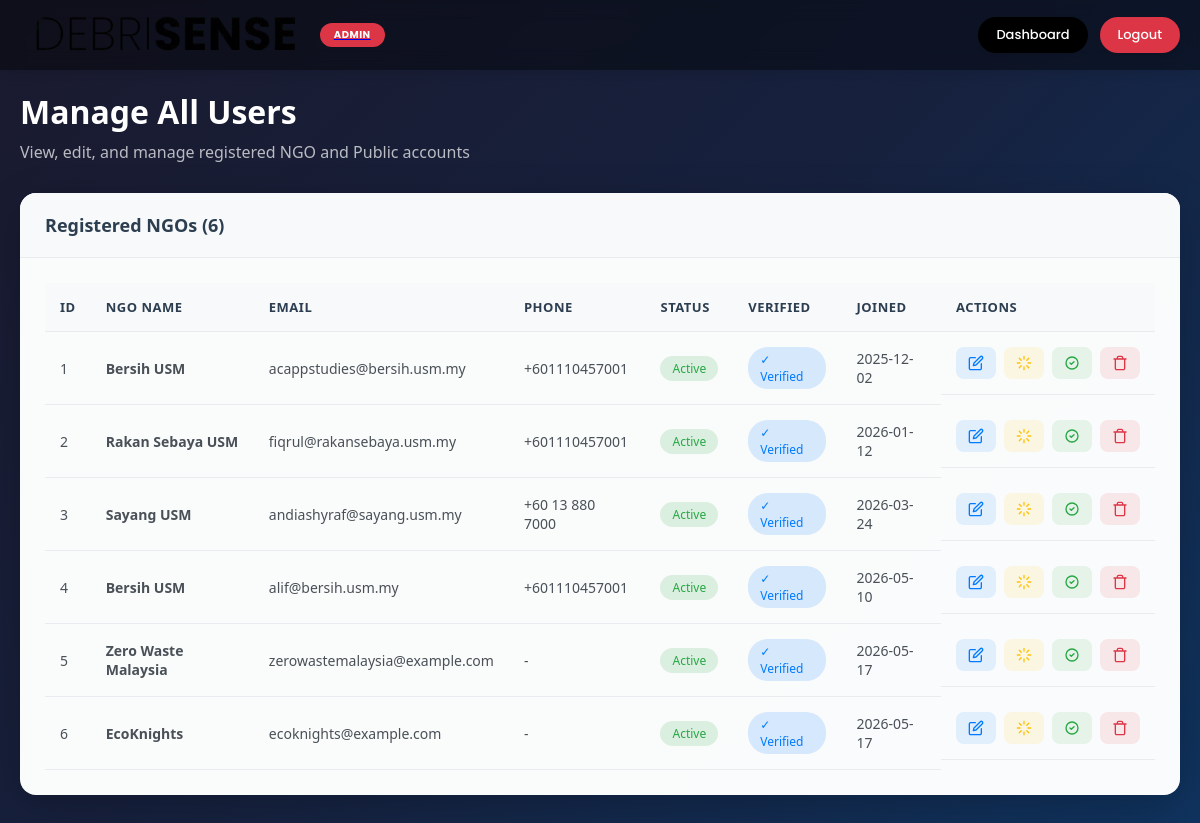
Screenshot of /admin/users (signed in) with the database file from the repository.
### models.py (models this page shows, shortened)
class User(UserMixin, db.Model):
    __tablename__ = 'users'
    id = db.Column(db.Integer, primary_key=True)
    email = db.Column(db.String(150), unique=True, nullable=False, index=True)
    password_hash = db.Column(db.String(256), nullable=False)
    ngo_name = db.Column(db.String(150), nullable=False)
    phone = db.Column(db.String(20), nullable=True)
    address = db.Column(db.Text, nullable=True)
    profile_image = db.Column(db.String(255), nullable=True, default='default_profile.png')
    is_active = db.Column(db.Boolean, default=True)
    is_verified = db.Column(db.Boolean, default=False)
    created_at = db.Column(db.DateTime, default=datetime.utcnow)
    updated_at = db.Column(db.DateTime, default=datetime.utcnow, onupdate=datetime.utcnow)

### app.py (the view)
@app.route('/admin/users')
@admin_required
def admin_users():
    users = User.query.all()
    return render_template('admin_users.html', users=users, admin=current_user)

### app.py (called while the page is built)
@login_manager.user_loader
def load_user(user_id):
    if user_id.startswith('admin_'):
        admin_id = int(user_id.replace('admin_', ''))
        return Admin.query.get(admin_id)
    elif user_id.startswith('user_'):
        ngo_id = int(user_id.replace('user_', ''))
        return User.query.get(ngo_id)
    return None

def admin_required(f):
    @wraps(f)
    def decorated_function(*args, **kwargs):
        if not current_user.is_authenticated:
            flash('Please log in as admin to access this page.', 'warning')
            return redirect(url_for('admin_login'))
        if not isinstance(current_user, Admin):
            flash('Access denied. Admin privileges required.', 'error')
            return redirect(url_for('index'))
        return f(*args, **kwargs)
    return decorated_function

### templates/admin_users.html (shortened to what this page needs)
<!DOCTYPE html>
<html lang="en">
<head>
    <link rel="stylesheet" href="{{ url_for('static', filename='css/style.css') }}">
    <link rel="stylesheet" href="{{ url_for('static', filename='css/admin.css') }}">
    <link rel="stylesheet" href="{{ url_for('static', filename='css/admin_pages.css') }}">
</head>
<body class="admin-page">
    <nav class="navbar admin-navbar">
        <div class="navbar-container">
            <a href="{{ url_for('admin_dashboard') }}" class="navbar-logo">
                <img src="{{ url_for('static', filename='img/debrisenseLogo.png') }}" alt="DebriSense Logo">
                <span class="admin-badge">ADMIN</span>
            </a>
            <div class="navbar-actions">
                <a href="{{ url_for('admin_dashboard') }}" class="navbar-btn">Dashboard</a>
                <a href="{{ url_for('admin_logout') }}" class="navbar-btn logout-btn">Logout</a>
            </div>
        </div>
    </nav>
    <main class="admin-content">
        <div class="admin-container">
            <div class="page-header">
                <h1>Manage All Users</h1>
                <p>View, edit, and manage registered NGO and Public accounts</p>
            </div>
            <div class="admin-card">
                <div class="card-header">
                    <h2>Registered NGOs ({{ users|length }})</h2>
                </div>
                <div class="card-body">
                    {% if users %}
                    <div class="table-responsive">
                        <table class="admin-table">
                            <thead>
                                <tr>
                                    <th>ID</th>
                                    <th>NGO Name</th>
                                    <th>Email</th>
                                    <th>Phone</th>
                                    <th>Status</th>
                                    <th>Verified</th>
                                    <th>Joined</th>
                                    <th>Actions</th>
                                </tr>
                            </thead>
                            <tbody>
                                {% for user in users %}
                                <tr data-user-id="{{ user.id }}">
                                    <td>{{ user.id }}</td>
                                    <td>
                                        <strong>{{ user.ngo_name }}</strong>
                                    </td>
                                    <td>{{ user.email }}</td>
                                    <td>{{ user.phone or '-' }}</td>
                                    <td>
                                        <span class="status-badge {{ 'active' if user.is_active else 'inactive' }}">
                                            {{ 'Active' if user.is_active else 'Inactive' }}
                                        </span>
                                    </td>
                                    <td>
                                        <span class="status-badge {{ 'verified' if user.is_verified else 'unverified' }}">
                                            {{ '✓ Verified' if user.is_verified else 'Pending' }}
                                        </span>
                                    </td>
                                    <td>{{ user.created_at.strftime('%Y-%m-%d') if user.created_at else 'N/A' }}</td>
                                    <td class="actions-cell">
                                        <button class="action-btn edit-btn" onclick="openEditModal({{ user.id }}, '{{ user.ngo_name }}', '{{ user.phone or '' }}', '{{ user.address or '' }}', {{ 'true' if user.is_active else 'false' }}, {{ 'true' if user.is_verified else 'false' }})">
                                        </button>
                                        <button class="action-btn toggle-btn" onclick="toggleUserStatus({{ user.id }})">
                                            <svg viewBox="0 0 24 24" fill="none"><path d="M12 2V6M12 18V22M4.93 4.93L7.76 7.76M16.24 16.24L19.07 19.07M2 12H6M18 12H22M4.93 19.07L7.76 16.24M16.24 7.76L19.07 4.93" stroke="currentColor" stroke-width="2" stroke-linecap="round" stroke-linejoin="round"/></svg>
                                        </button>
                                        <button class="action-btn verify-btn" onclick="toggleUserVerify({{ user.id }})">
                                            <svg viewBox="0 0 24 24" fill="none"><path d="M9 12L11 14L15 10M21 12C21 16.9706 16.9706 21 12 21C7.02944 21 3 16.9706 3 12C3 7.02944 7.02944 3 12 3C16.9706 3 21 7.02944 21 12Z" stroke="currentColor" stroke-width="2" stroke-linecap="round" stroke-linejoin="round"/></svg>
                                        </button>
                                        <button class="action-btn delete-btn" onclick="deleteUser({{ user.id }}, '{{ user.ngo_name }}')">
                                        </button>
                                    </td>
                                </tr>
                                {% endfor %}
                            </tbody>
                        </table>
                    </div>
                    {% endif %}
                </div>
            </div>
        </div>
    </main>
</body>
</html>

### static/css/style.css (style rules this page uses)
* { margin: 0; padding: 0; box-sizing: border-box; }
html, body { min-height: 100%; width: 100%; font-family: 'Segoe UI', Tahoma, Geneva, Verdana, sans-serif; overflow-x: hidden; }
html:not(:has(#map)), body:not(:has(#map)) { overflow-y: auto; }
.navbar { position: fixed; top: 0; left: 0; width: 100%; height: 70px; background: rgba(255, 255, 255, 0.95); box-shadow: 0 2px 10px rgba(0, 0, 0, 0.1); z-index: 1000; -webkit-backdrop-filter: blur(10px); backdrop-filter: blur(10px); }
.navbar-container { display: flex; align-items: center; justify-content: space-between; height: 100%; padding: 0 20px; max-width: 100%; }
.navbar-logo { display: flex; align-items: center; }
.navbar-logo img { height: 50px; width: auto; object-fit: contain; }
.navbar-btn { background-color: #000000; color: #ffffff; font-family: 'Poppins', sans-serif; font-size: 14px; font-weight: 500; padding: 12px 28px; border: none; border-radius: 50px; cursor: pointer; transition: all 0.3s ease; box-shadow: 0 2px 8px rgba(0, 0, 0, 0.15); text-decoration: none; display: inline-flex; align-items: center; justify-content: center; }

### static/css/admin.css (style rules this page uses)
.admin-badge { display: inline-block; background: #dc3545; color: white; font-size: 10px; font-weight: 700; padding: 4px 14px; border-radius: 20px; margin-left: 10px; font-family: 'Poppins', sans-serif; letter-spacing: 0.5px; }
.navbar-actions { display: flex; gap: 12px; align-items: center; }
.navbar-actions .navbar-btn { font-size: 13px; padding: 8px 18px; }
.logout-btn { background-color: #dc3545 !important; }
.action-btn { width: 100%; background: #000000; color: white; border: none; padding: 10px 20px; border-radius: 8px; font-family: 'Poppins', sans-serif; font-weight: 500; cursor: pointer; transition: all 0.3s ease; }

### static/css/admin_pages.css (style rules this page uses)
.admin-page { background: linear-gradient(135deg, #1a1a2e 0%, #16213e 50%, #0f3460 100%); min-height: 100vh; }
.admin-navbar { background: rgba(0, 0, 0, 0.4) !important; -webkit-backdrop-filter: blur(10px); backdrop-filter: blur(10px); }
.admin-content { padding-top: 90px; padding-bottom: 40px; }
.admin-container { max-width: 1200px; margin: 0 auto; padding: 0 20px; }
.page-header { margin-bottom: 30px; }
.page-header h1 { font-size: 32px; font-weight: 700; color: white; margin-bottom: 8px; }
.page-header p { color: rgba(255, 255, 255, 0.7); font-size: 16px; }
.admin-card { background: rgba(255, 255, 255, 0.98); border-radius: 16px; box-shadow: 0 10px 40px rgba(0, 0, 0, 0.2); margin-bottom: 30px; overflow: hidden; }
.card-header { display: flex; justify-content: space-between; align-items: center; padding: 20px 25px; border-bottom: 1px solid #e9ecef; background: #f8f9fa; }
.card-header h2 { font-size: 18px; font-weight: 600; color: #2c3e50; margin: 0; }
.card-body { padding: 25px; }
.table-responsive { overflow-x: auto; }
.admin-table { width: 100%; border-collapse: collapse; }
.admin-table th, .admin-table td { padding: 15px; text-align: left; border-bottom: 1px solid #e9ecef; }
.admin-table th { font-weight: 600; color: #2c3e50; background: #f8f9fa; font-size: 13px; text-transform: uppercase; letter-spacing: 0.5px; }
.admin-table td { font-size: 14px; color: #495057; }
.status-badge { display: inline-block; padding: 4px 12px; border-radius: 20px; font-size: 12px; font-weight: 500; }
.status-badge.active { background: rgba(40, 167, 69, 0.15); color: #28a745; }
.status-badge.verified { background: rgba(0, 123, 255, 0.15); color: #007bff; }
.actions-cell { display: flex; gap: 8px; }
.action-btn { display: inline-flex; align-items: center; justify-content: center; gap: 5px; padding: 8px 12px; border: none; border-radius: 8px; font-size: 12px; font-weight: 500; cursor: pointer; transition: all 0.3s ease; font-family: 'Poppins', sans-serif; }
.action-btn svg { width: 16px; height: 16px; }
.action-btn.edit-btn { background: rgba(0, 123, 255, 0.1); color: #007bff; }
.action-btn.toggle-btn { background: rgba(255, 193, 7, 0.1); color: #ffc107; }
.action-btn.verify-btn { background: rgba(40, 167, 69, 0.1); color: #28a745; }
.action-btn.delete-btn { background: rgba(220, 53, 69, 0.1); color: #dc3545; }

### rows the page displays
User: id "1", ngo_name "Bersih USM", email "acappstudies@bersih.usm.my", phone "+601110457001", is_active "Active", is_verified "✓ Verified", created_at "2025-12-02"
User: id "2", ngo_name "Rakan Sebaya USM", email "fiqrul@rakansebaya.usm.my", phone "+601110457001", is_active "Active", is_verified "✓ Verified", created_at "2026-01-12"
User: id "3", ngo_name "Sayang USM", email "andiashyraf@sayang.usm.my", phone "+60 13 880 7000", is_active "Active", is_verified "✓ Verified", created_at "2026-03-24"
User: id "4", ngo_name "Bersih USM", email "alif@bersih.usm.my", phone "+601110457001", is_active "Active", is_verified "✓ Verified", created_at "2026-05-10"
User: id "5", ngo_name "Zero Waste Malaysia", email "zerowastemalaysia@example.com", phone "-", is_active "Active", is_verified "✓ Verified", created_at "2026-05-17"
User: id "6", ngo_name "EcoKnights", email "ecoknights@example.com", phone "-", is_active "Active", is_verified "✓ Verified", created_at "2026-05-17"

### other values shown
{{ users|length }} "6"
